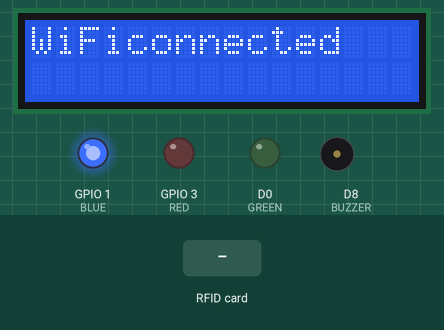
The sketch below on a simulated ESP8266 (NodeMCU). Shown: 16×2 character LCD, output pins drawn as LEDs (lit = HIGH), buzzer (waves = sounding, pin HIGH). The test bench sets the inputs (shaded band). WiFi joins after 1.5 s; servers stay silent unless stated; uploads are accepted with an empty reply; what the sketch prints to the serial monitor is not drawn.

Above: at 1.7 s.
At 5.8 s:
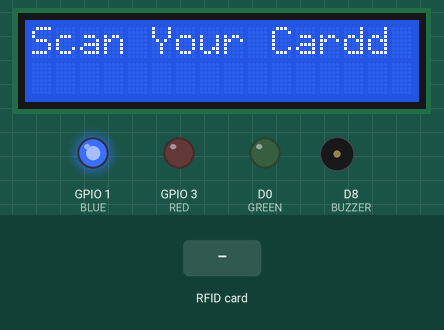
5.9 s: RFID card 12 34 56 78 held to the reader
At 7.3 s:
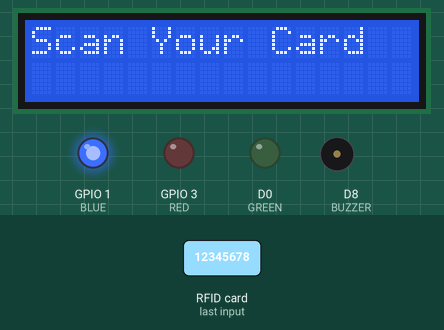
7.6 s: RFID card 5E 7A 19 C4 held to the reader
At 7.74 s:
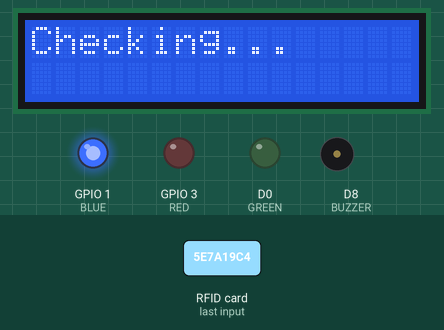
Timing chart, 0 to 10.6 s (numbered marks = the images above; inputs shaded):
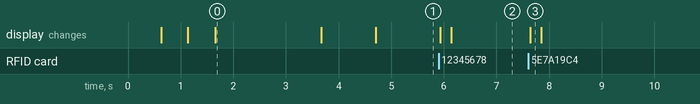

Measured:
- after the input at 5.9 s, the display: first changes at once (image 2 shows a later state)
- after the input at 7.6 s, the display: changes at once (image 3)
- what the display in image 0 shows lasts 2.0 s, from 1.7 s to 3.7 s

The sketch:

rfid.ino
```cpp
#include <ESP8266WiFi.h>  // Include the ESP8266 WiFi library
#include <Wire.h>
#include <LiquidCrystal_PCF8574.h>
#include <SPI.h>
#include <MFRC522.h>
#include <ESP8266WiFi.h>
#include <ESP8266HTTPClient.h>
#include <ArduinoJson.h>

#define SDA_PIN D2  /* Define the SDA pin here */
#define SCL_PIN D1  /* Define the SCL Pin here */
#define RST_PIN D3  // Reset pin connected to D1 (GPIO5)
#define SS_PIN D4   // SDA pin connected to D2 (GPIO4)
#define BUZZER D8   //buzzer
#define GREEN D0    //green led
#define BLUE D10    //blue led
#define RED D9      //red led

String uid = "";  // Global UID variable
int a;
// LiquidCrystal_I2C lcd(0x27, 16, 2);
LiquidCrystal_PCF8574 lcd(0x27);
MFRC522 mfrc522(SS_PIN, RST_PIN);  // Create MFRC522 instance.

// Replace with your network cGREENentials
const char* ssid = "nk";                                           // WiFi Network Name
const char* password = "12345678";                                 // WiFi Password
const char* serverUrl = "http://192.168.77.173/Rfid/Getdata.php";  // API URL

void setup() {
  SPI.begin();                  // Initiate SPI bus.
  mfrc522.PCD_Init();           // Initialize MFRC522 RFID module.
  Wire.begin(SDA_PIN, SCL_PIN); /* Initialize I2C communication */
  lcd.begin(16, 2);
  // lcd.init();
  // lcd.backlight();
  lcd.setBacklight(255);

  pinMode(BUZZER, OUTPUT);
  pinMode(GREEN, OUTPUT);
  pinMode(RED, OUTPUT);
  pinMode(BLUE, OUTPUT);
  Serial.begin(115200);

  digitalWrite(BUZZER, LOW);
  digitalWrite(BLUE, HIGH);  // Default ON
  digitalWrite(GREEN, LOW);
  digitalWrite(RED, LOW);

  wificonnecta();
  lcd.clear();
  lcd.setCursor(0, 0);
  lcd.print(" Scan Your Card ");
  Serial.println("Scan your RFID tag...");
}
void loop() {
  lcd.setCursor(0, 0);
  lcd.print("Scan Your Card");

  String uid = "";

  // Step 2: Wait for a card scan (stay in loop)
  while (uid == "" || uid == "null") {
    uid = uidscan();  // Try to get RFID UID
  }

  // Step 3: Process scanned card
  int result = sendRFIDData(uid);
  if (result != 1) {
    // If not successful, wait 10 seconds
    delay(10000);
  }

  // Go back to scanning state
}


void wificonnecta() {
  lcd.clear();
  lcd.setCursor(0, 0);
  lcd.print("  Initializing  ");
  Serial.println("\nConnecting to WiFi...");

  WiFi.begin(ssid, password);  // Connect to WiFi network

  lcd.setCursor(0, 1);
  while (WiFi.status() != WL_CONNECTED) {  // Wait for connection
    delay(500);
    Serial.print(".");
    lcd.print(".");
  }

  lcd.clear();
  lcd.setCursor(0, 0);
  lcd.print("WiFiconnected");
  Serial.println("\nWiFi connected!");
  delay(2000);
  lcd.clear();


  lcd.setCursor(0, 0);
  lcd.print("IP: ");
  lcd.setCursor(3, 1);
  lcd.print(WiFi.localIP());
  Serial.print("IP address: ");
  Serial.println(WiFi.localIP());  // Print the local IP address
  delay(1000);
  // lcd.clear();
}
String uidscan() {
  // lcd.clear();
  // lcd.setCursor(0, 0);
  // lcd.print(" Scan your Card ");
  // lcd.clear();

  if (!mfrc522.PICC_IsNewCardPresent()) { return ""; }
  /* Select one of the cards */
  if (!mfrc522.PICC_ReadCardSerial()) { return ""; }
  /* Read data from the same block */

  Serial.println("UID of the tag is: ");
  // Print the UID of the card.
  // lcd.setCursor(0, 1);
  String scannedUID = "";

  for (byte i = 0; i < mfrc522.uid.size; i++) {
    scannedUID += String(mfrc522.uid.uidByte[i], HEX);

    // Serial.print("");
  }
  //  lcd.print(scannedUID);
  Serial.println(scannedUID);

  mfrc522.PICC_HaltA();  // Halt the current card.
  mfrc522.PCD_StopCrypto1();
  // Stop encryption on the card.
  lcd.clear();
  lcd.setCursor(0, 0);
  lcd.print("Checking...");
  return scannedUID;
  // // Keep the loop empty for basic WiFi connection

  // delay(1000);
}
int sendRFIDData(String uid) {
  if (WiFi.status() == WL_CONNECTED) {
    HTTPClient http;
    WiFiClient client;
    // WiFiClientSecure client;
    // client.setInsecure(); // Ignore SSL certificate validation
    // http.begin(client, serverUrl);

    http.begin(client, serverUrl);
    http.addHeader("Content-Type", "application/json");

    // Create JSON object
    StaticJsonDocument<200> jsonDoc;
    jsonDoc["uid"] = uid;

    String requestBody;
    serializeJson(jsonDoc, requestBody);

    Serial.println("Sending request: " + requestBody);

    int httpResponseCode = http.POST(requestBody);

    if (httpResponseCode > 0) {
      Serial.println("Response received");
      String response = http.getString();
      Serial.println("Raw Response: " + response);

      // Parse JSON response
      StaticJsonDocument<200> responseDoc;
      DeserializationError error = deserializeJson(responseDoc, response);

      if (!error) {
        int statusCode = responseDoc["status_code"];
        String message1 = responseDoc["message1"];
        String message2 = responseDoc["message2"];

        Serial.println("Status Code: " + String(statusCode));
        Serial.println("Message1: " + message1);
        Serial.println("Message2: " + message2);

        if (statusCode == 200) {
          lcd.clear();
          lcd.setCursor(0, 0);
          lcd.print(message1);
          lcd.setCursor(0, 1);
          lcd.print(message2);

          digitalWrite(BUZZER, HIGH);
          digitalWrite(GREEN, HIGH);
          digitalWrite(BLUE, LOW);

          delay(200);
          digitalWrite(GREEN, LOW);
          digitalWrite(BUZZER, LOW);
          digitalWrite(BLUE, HIGH);

          // delay(200);
          // digitalWrite(BUZZER, HIGH);
          // delay(200);
          // digitalWrite(BUZZER, LOW);
          // delay(200);
          // digitalWrite(GREEN, HIGH);
          // delay(200);
          // digitalWrite(GREEN, LOW);
          delay(1000);

          lcd.clear();

        } else if (statusCode == 301) {
          lcd.setCursor(0, 0);
          lcd.print(message2);

          digitalWrite(RED, HIGH);
          digitalWrite(BUZZER, HIGH);
          delay(1000);
          digitalWrite(BUZZER, LOW);
          digitalWrite(RED, LOW);

          delay(1000);

          lcd.clear();
        } else {
          lcd.setCursor(0, 0);
          lcd.print(message1);
          lcd.setCursor(0, 1);
          lcd.print(message2);
        }


      } else {
        Serial.println("JSON Parsing Failed!");
      }
    } else {
      Serial.print("HTTP Request Failed, Error: ");
      Serial.println(httpResponseCode);
      Serial.print("HTTP Request Failed, Error: ");
      Serial.println(http.errorToString(httpResponseCode).c_str());  // Print detailed error
    }

    http.end();
  } else {
    lcd.clear();
    lcd.setCursor(0, 0);
    lcd.print("WiFi not connect");
    Serial.println("WiFi not connected!");
  }

  return 1;
}
```
